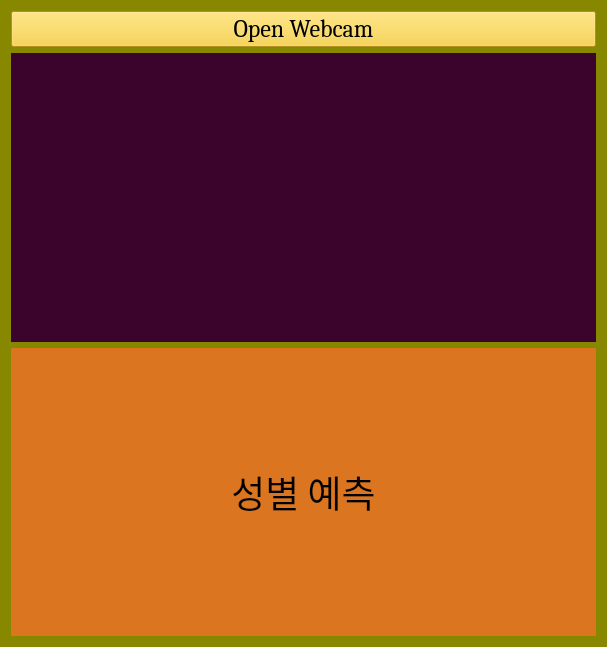
<?xml version="1.0" encoding="UTF-8"?>
<ui version="4.0">
 <class>Form</class>
 <widget class="QWidget" name="Form">
  <property name="geometry">
   <rect>
    <x>0</x>
    <y>0</y>
    <width>607</width>
    <height>647</height>
   </rect>
  </property>
  <property name="windowTitle">
   <string>Form</string>
  </property>
  <property name="styleSheet">
   <string notr="true">background-color:rgb(135, 135, 0);</string>
  </property>
  <layout class="QVBoxLayout" name="verticalLayout_2">
   <item>
    <layout class="QVBoxLayout" name="verticalLayout">
     <item>
      <widget class="QPushButton" name="pushButton">
       <property name="font">
        <font>
         <family>Cambria</family>
         <pointsize>18</pointsize>
         <weight>50</weight>
         <bold>false</bold>
        </font>
       </property>
       <property name="styleSheet">
        <string notr="true">background-color:rgb(247, 203, 44);
selection-background-color:rgb(255, 255, 127);</string>
       </property>
       <property name="text">
        <string>Open Webcam</string>
       </property>
      </widget>
     </item>
     <item>
      <widget class="QLabel" name="lbl_image">
       <property name="styleSheet">
        <string notr="true">background-color:rgb(58, 4, 45);</string>
       </property>
       <property name="text">
        <string/>
       </property>
       <property name="pixmap">
        <pixmap>../../datasets/cat_dog/train/cat.10002.jpg</pixmap>
       </property>
       <property name="scaledContents">
        <bool>true</bool>
       </property>
       <property name="alignment">
        <set>Qt::AlignCenter</set>
       </property>
      </widget>
     </item>
     <item>
      <widget class="QLabel" name="lbl_label">
       <property name="font">
        <font>
         <family>HY신명조</family>
         <pointsize>28</pointsize>
        </font>
       </property>
       <property name="styleSheet">
        <string notr="true">background-color:rgb(220, 117, 32);</string>
       </property>
       <property name="text">
        <string>성별 예측</string>
       </property>
       <property name="alignment">
        <set>Qt::AlignCenter</set>
       </property>
      </widget>
     </item>
    </layout>
   </item>
  </layout>
 </widget>
 <resources/>
 <connections/>
</ui>
